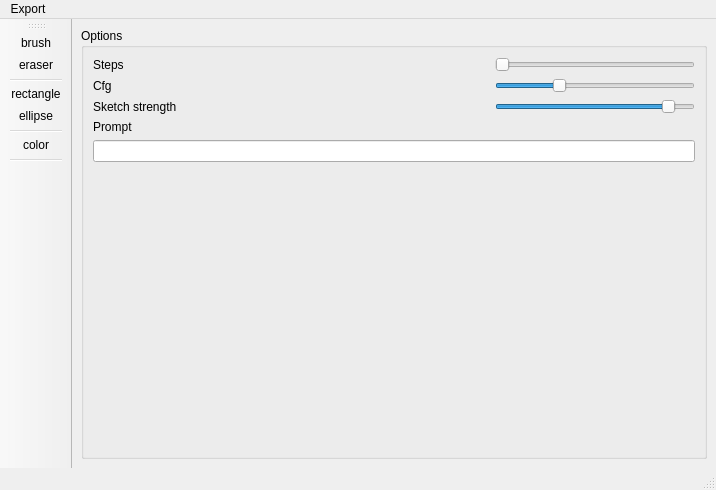
<?xml version="1.0" encoding="UTF-8"?>
<ui version="4.0">
 <class>MainWindow</class>
 <widget class="QMainWindow" name="MainWindow">
  <property name="geometry">
   <rect>
    <x>0</x>
    <y>0</y>
    <width>716</width>
    <height>490</height>
   </rect>
  </property>
  <property name="windowTitle">
   <string>MainWindow</string>
  </property>
  <widget class="QWidget" name="centralwidget">
   <layout class="QVBoxLayout" name="verticalLayout_2">
    <item>
     <layout class="QVBoxLayout" name="verticalLayout">
      <item>
       <widget class="QGroupBox" name="groupBox">
        <property name="title">
         <string>Options</string>
        </property>
        <layout class="QVBoxLayout" name="verticalLayout_4">
         <item>
          <layout class="QHBoxLayout" name="horizontalLayout">
           <item>
            <widget class="QLabel" name="label">
             <property name="text">
              <string>Steps</string>
             </property>
            </widget>
           </item>
           <item>
            <widget class="QSlider" name="step_slider">
             <property name="maximumSize">
              <size>
               <width>200</width>
               <height>16777215</height>
              </size>
             </property>
             <property name="minimum">
              <number>4</number>
             </property>
             <property name="maximum">
              <number>8</number>
             </property>
             <property name="orientation">
              <enum>Qt::Horizontal</enum>
             </property>
            </widget>
           </item>
          </layout>
         </item>
         <item>
          <layout class="QHBoxLayout" name="horizontalLayout_2">
           <item>
            <widget class="QLabel" name="label_2">
             <property name="text">
              <string>Cfg</string>
             </property>
            </widget>
           </item>
           <item>
            <widget class="QSlider" name="cfg_slider">
             <property name="maximumSize">
              <size>
               <width>200</width>
               <height>16777215</height>
              </size>
             </property>
             <property name="minimum">
              <number>1</number>
             </property>
             <property name="maximum">
              <number>30</number>
             </property>
             <property name="value">
              <number>10</number>
             </property>
             <property name="orientation">
              <enum>Qt::Horizontal</enum>
             </property>
            </widget>
           </item>
          </layout>
         </item>
         <item>
          <layout class="QHBoxLayout" name="horizontalLayout_3">
           <item>
            <widget class="QLabel" name="label_3">
             <property name="text">
              <string>Sketch strength</string>
             </property>
            </widget>
           </item>
           <item>
            <widget class="QSlider" name="strength_slider">
             <property name="maximumSize">
              <size>
               <width>200</width>
               <height>16777215</height>
              </size>
             </property>
             <property name="minimum">
              <number>1</number>
             </property>
             <property name="maximum">
              <number>100</number>
             </property>
             <property name="value">
              <number>90</number>
             </property>
             <property name="orientation">
              <enum>Qt::Horizontal</enum>
             </property>
            </widget>
           </item>
          </layout>
         </item>
         <item>
          <widget class="QLabel" name="label_4">
           <property name="text">
            <string>Prompt</string>
           </property>
          </widget>
         </item>
         <item>
          <widget class="QLineEdit" name="textEdit"/>
         </item>
         <item>
          <spacer name="verticalSpacer">
           <property name="orientation">
            <enum>Qt::Vertical</enum>
           </property>
           <property name="sizeHint" stdset="0">
            <size>
             <width>20</width>
             <height>40</height>
            </size>
           </property>
          </spacer>
         </item>
         <item>
          <layout class="QHBoxLayout" name="horizontalLayout_4"/>
         </item>
        </layout>
       </widget>
      </item>
     </layout>
    </item>
   </layout>
  </widget>
  <widget class="QMenuBar" name="menubar">
   <property name="geometry">
    <rect>
     <x>0</x>
     <y>0</y>
     <width>716</width>
     <height>26</height>
    </rect>
   </property>
   <widget class="QMenu" name="menuExport">
    <property name="title">
     <string>Export</string>
    </property>
   </widget>
   <addaction name="menuExport"/>
  </widget>
  <widget class="QStatusBar" name="statusbar"/>
  <widget class="QToolBar" name="toolBar">
   <property name="windowTitle">
    <string>toolBar</string>
   </property>
   <property name="toolButtonStyle">
    <enum>Qt::ToolButtonTextUnderIcon</enum>
   </property>
   <attribute name="toolBarArea">
    <enum>LeftToolBarArea</enum>
   </attribute>
   <attribute name="toolBarBreak">
    <bool>false</bool>
   </attribute>
   <addaction name="brush_action"/>
   <addaction name="eraser_action"/>
   <addaction name="separator"/>
   <addaction name="rectangle_action"/>
   <addaction name="ellipse_action"/>
   <addaction name="separator"/>
   <addaction name="color_action"/>
   <addaction name="separator"/>
  </widget>
  <action name="brush_action">
   <property name="checkable">
    <bool>true</bool>
   </property>
   <property name="enabled">
    <bool>true</bool>
   </property>
   <property name="text">
    <string>brush</string>
   </property>
  </action>
  <action name="eraser_action">
   <property name="checkable">
    <bool>true</bool>
   </property>
   <property name="enabled">
    <bool>true</bool>
   </property>
   <property name="text">
    <string>eraser</string>
   </property>
   <property name="toolTip">
    <string>Erase </string>
   </property>
  </action>
  <action name="rectangle_action">
   <property name="checkable">
    <bool>true</bool>
   </property>
   <property name="text">
    <string>rectangle</string>
   </property>
  </action>
  <action name="ellipse_action">
   <property name="checkable">
    <bool>true</bool>
   </property>
   <property name="text">
    <string>ellipse</string>
   </property>
  </action>
  <action name="color_action">
   <property name="text">
    <string>color</string>
   </property>
  </action>
 </widget>
 <resources/>
 <connections/>
</ui>
